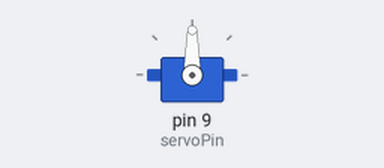
This sketch was run on a simulated Arduino Uno, built with avr-gcc and run on an emulated ATmega328P. Shown: servo.

Above: at 0.05 s.
Timing chart, 0 to 7.8 s (numbered marks = the images above):
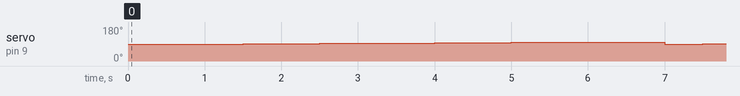

Measured:
- by itself, servo on pin 9 (servoPin): repeats every 6.0 s: 92° 0.50 s, 93° 0.50 s, 94° 0.50 s, 95° 0.50 s, 96° 0.50 s, 97° 0.50 s, 98° 0.50 s, 99° 0.50 s, 100° 1.0 s, 90° 0.50 s, 91° 0.50 s

The sketch:

servo_test.ino
```cpp
#include <Servo.h>

Servo servo;

const int servoPin = 9;

void setup() {
  servo.attach(servoPin);
}

void loop() {
//    servo.write(30);
    delay(1000);
    servo.write(90);
    delay(500);
    servo.write(91);
    delay(500);
    servo.write(92);
    delay(500);
    servo.write(93);
    delay(500);
    servo.write(94);
    delay(500);
    servo.write(95);
    delay(500);
    servo.write(96);
    delay(500);
    servo.write(97);
    delay(500);
    servo.write(98);
    delay(500);
    servo.write(99);
    delay(500);
    servo.write(100);
//    delay(1000);
//    servo.write(150);
//    delay(1000);
}
```
